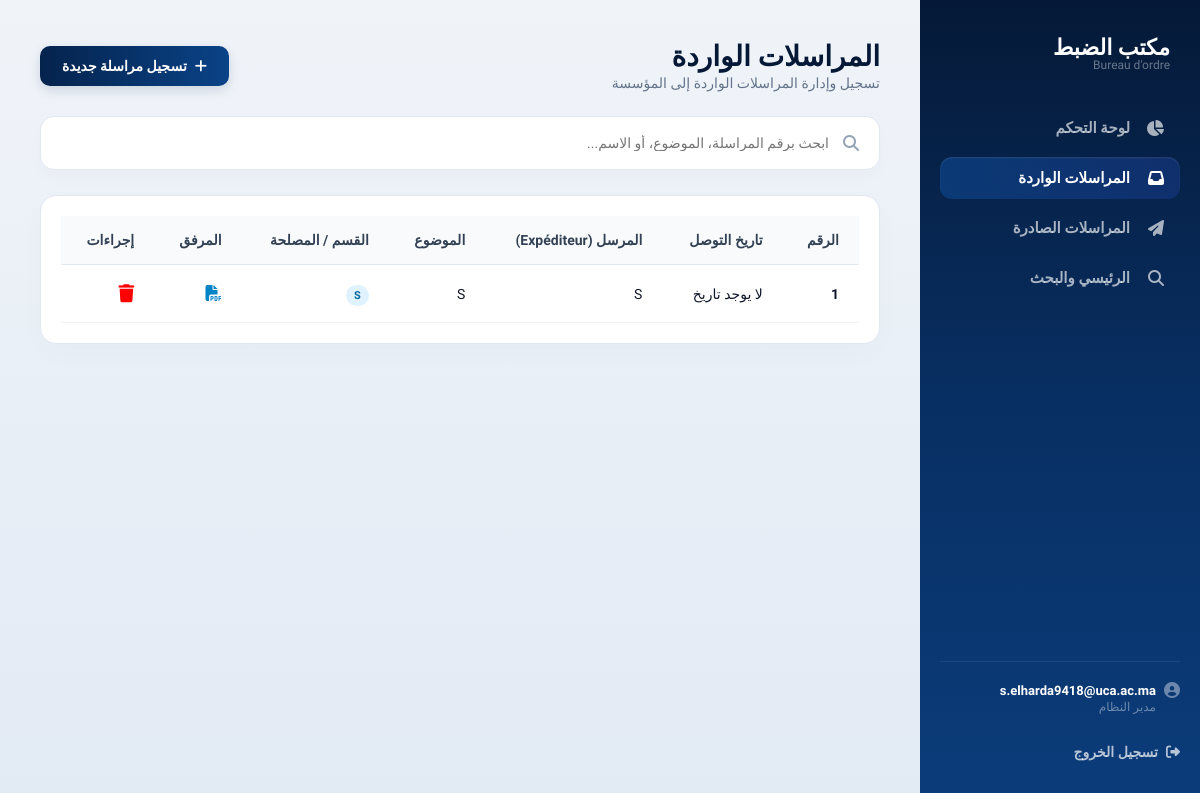
Page /arrivee on the earlier database version.
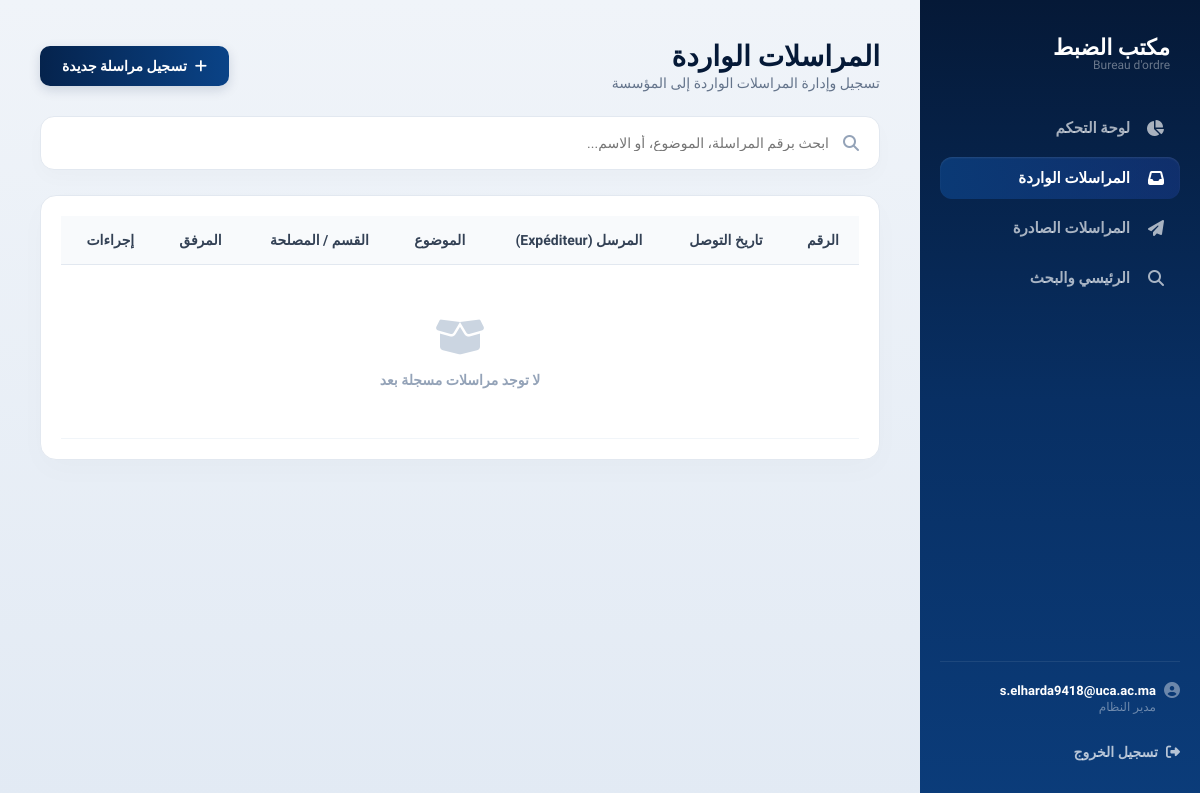
Same page on the later database version.
### app.py (models this page shows)
class Arrivee(db.Model):
    id = db.Column(db.Integer, primary_key=True)
    expediteur = db.Column(db.String(150), nullable=False)
    sujet = db.Column(db.String(255), nullable=False)
    division = db.Column(db.String(150), nullable=False)
    notes = db.Column(db.Text, nullable=True)
    file_path = db.Column(db.String(255), nullable=True)
    date_created = db.Column(db.DateTime, default=db.func.current_timestamp())

### app.py (the view)
@app.route('/arrivee')
def arrivee():
    courriers = Arrivee.query.order_by(Arrivee.id.desc()).all()
    return render_template('arrivee.html', courriers=courriers)

### templates/arrivee.html (shortened to what this page needs)
<!DOCTYPE html>
<html lang="ar" dir="rtl">
<head>
    <link rel="stylesheet" href="https://cdnjs.cloudflare.com/ajax/libs/font-awesome/6.5.0/css/all.min.css"/>
    <link rel="stylesheet" href="{{ url_for('static', filename='style.css') }}" />
</head>
<body>
    <div class="app">
        <aside class="sidebar">
            <div class="logo">
                <h3>مكتب الضبط</h3>
                <span>Bureau d'ordre</span>
            </div>
            <nav>
                <ul>
                    <li><a href="/dashboard"><i class="fas fa-chart-pie"></i> لوحة التحكم</a></li>
                    <li class="active"><a href="/arrivee"><i class="fas fa-inbox"></i> المراسلات الواردة</a></li>
                    <li><a href="/depart"><i class="fas fa-paper-plane"></i> المراسلات الصادرة</a></li>
                    <li><a href="/archive"><i class="fas fa-search"></i> الرئيسي والبحث</a></li>
                </ul>
            </nav>
            <div class="user-card">
                <p><i class="fas fa-user-circle"></i> s.elharda9418@uca.ac.ma</p>
                <span>مدير النظام</span>
                <button onclick="logout()"><i class="fas fa-sign-out-alt"></i> تسجيل الخروج</button>
            </div>
        </aside>
        <main class="main">
            <header class="top-bar">
                <div class="top-bar-text">
                    <h1>المراسلات الواردة</h1>
                    <p>تسجيل وإدارة المراسلات الواردة إلى المؤسسة</p>
                </div>
                <button class="btn-add">
                    <i class="fas fa-plus"></i> تسجيل مراسلة جديدة
                </button>
            </header>
            <div class="search-box">
                <i class="fas fa-search"></i>
                <input type="text" placeholder="ابحث برقم المراسلة، الموضوع، أو الاسم...">
            </div>
            <div class="table-wrapper">
                <table>
                    <thead>
                        <tr>
                            <th>الرقم</th>
                            <th>تاريخ التوصل</th>
                            <th>المرسل (Expéditeur)</th>
                            <th>الموضوع</th>
                            <th>القسم / المصلحة</th>
                            <th>المرفق</th>
                            <th>إجراءات</th>
                        </tr>
                    </thead>
                    <tbody id="arriveeBody">
                        {% if courriers %}
                            {% for courrier in courriers %}
                            <tr>
                                <td><strong>{{ courrier.id }}</strong></td>
                                <td>
                                    {% if courrier.date_created %}
                                        {{ courrier.date_created.strftime('%Y-%m-%d') }}
                                    {% else %}
                                        لا يوجد تاريخ
                                    {% endif %}
                                </td>
                                <td>{{ courrier.expediteur }}</td>
                                <td>{{ courrier.sujet }}</td>
                                <td><span class="badge badge-blue">{{ courrier.division }}</span></td>
                                <td>
                                    {% if courrier.file_path %}
                                        <a href="/uploads/{{ courrier.file_path }}" target="_blank" style="color: #0284c7; font-size: 16px;">
                                            <i class="fas fa-file-pdf"></i>
                                        </a>
                                    {% else %}
                                        <span style="color: #94a3b8;">لا يوجد</span>
                                    {% endif %}
                                </td>
                                <td>
                                      <a href="#"
                                        style="color: red; font-size: 18px;"
                                         onclick="deleteItem('/delete_arrivee/{{ courrier.id }}', this)">
                                               <i class="fas fa-trash"></i>
                                      </a>
                                </td>
                            </tr>
                            {% endfor %}
                        {% else %}
                            <tr>
                                <td colspan="7" class="empty-row">
                                    <div style="font-size: 40px; color: #cbd5e1; margin-bottom: 10px;">
                                        <i class="fas fa-box-open"></i>
                                    </div>
                                    <p>لا توجد مراسلات مسجلة بعد</p>
                                </td>
                            </tr>
                        {% endif %}
                    </tbody>
                </table>
            </div>
        </main>
    </div>
</body>
</html>

### static/style.css (style rules this page uses)
* { margin: 0; padding: 0; box-sizing: border-box; }
body , input ,button , select , textarea { font-family: 'Cairo', 'Tajawal', 'Segoe UI', sans-serif; }
body { font-family: 'Cairo', 'Tajawal', 'Segoe UI', sans-serif; background-color: #f0f4f9; min-height: 100vh; display: flex; justify-content: center; align-items: center; overflow: hidden; }
.app { display: flex; width: 100vw; height: 100vh; overflow: hidden; background-color: #f4f7fc; }
.sidebar { width: 280px; background: linear-gradient(180deg, #051937 0%, #082f63 50%, #0b3c7a 100%); color: #ffffff; display: flex; flex-direction: column; justify-content: space-between; padding: 35px 20px; flex-shrink: 0; }
.sidebar .logo { margin-bottom: 35px; padding-right: 10px; }
.sidebar .logo h3 { font-size: 22px; font-weight: 800; color: #ffffff; }
.sidebar .logo span { font-size: 12px; color: rgba(255, 255, 255, 0.4); display: block; margin-top: -2px; }
.sidebar nav ul { list-style: none; display: flex; flex-direction: column; gap: 8px; }
.sidebar nav ul li a { display: flex; align-items: center; gap: 14px; color: rgba(255, 255, 255, 0.65); text-decoration: none; padding: 12px 16px; border-radius: 12px; font-size: 15px; font-weight: 600; transition: all 0.3s ease; }
.sidebar nav ul li a i { font-size: 16px; width: 20px; }
.sidebar nav ul li.active a { color: #ffffff; background: linear-gradient(90deg, rgba(11, 60, 122, 0.9) 0%, rgba(30, 66, 159, 0.4) 100%); box-shadow: inset 0 1px 2px rgba(255, 255, 255, 0.1); }
.user-card { margin-top: auto; border-top: 1px solid rgba(255, 255, 255, 0.08); padding-top: 20px; }
.user-card p { font-size: 13px; color: #ffffff; display: flex; align-items: center; gap: 8px; font-weight: 600; }
.user-card p i { font-size: 16px; color: rgba(255, 255, 255, 0.4); }
.user-card span { font-size: 12px; color: rgba(255, 255, 255, 0.4); display: block; padding-right: 24px; margin-top: 2px; }
.user-card button { background: transparent; border: none; color: rgba(255, 255, 255, 0.7); font-size: 14px; font-weight: 700; font-family: 'Tajawal', sans-serif; cursor: pointer; display: flex; align-items: center; gap: 8px; margin-top: 25px; padding: 5px 0; transition: color 0.2s; width: 100%; }
.main { flex: 1; padding: 40px; overflow-y: auto; background: linear-gradient(180deg, #f0f4f9 0%, #e2eaf4 100%); display: flex; flex-direction: column; gap: 25px; }
.top-bar { display: flex; justify-content: space-between; align-items: center; }
.top-bar h1 { font-size: 28px; font-weight: 800; color: #051937; }
.top-bar p { font-size: 14px; color: #64748b; margin-top: 2px; }
.btn-add { background: linear-gradient(90deg, #05234d 0%, #0a4387 100%); color: white; border: none; border-radius: 10px; padding: 12px 22px; font-size: 14px; font-weight: 700; font-family: 'Tajawal', sans-serif; cursor: pointer; display: flex; align-items: center; gap: 8px; box-shadow: 0 4px 12px rgba(5, 35, 77, 0.15); transition: all 0.2s ease; }
.search-box { background: #ffffff; border-radius: 14px; padding: 0 20px; display: flex; align-items: center; height: 54px; box-shadow: 0 8px 20px rgba(0, 0, 0, 0.02); border: 1.5px solid #e2e8f0; }
.search-box i { color: #94a3b8; font-size: 16px; margin-left: 14px; }
.search-box input { width: 100%; border: none; outline: none; font-family: 'Tajawal', sans-serif; font-size: 14px; color: #0f172a; background: transparent; }
.table-wrapper { background: #ffffff; border-radius: 16px; box-shadow: 0 10px 30px rgba(0, 0, 0, 0.02); overflow-x: auto; border: 1px solid #e2e8f0; padding: 20px; }
table { width: 100%; border-collapse: collapse; text-align: right; }
thead th { background-color: #f8fafc; color: #334155; font-size: 14px; font-weight: 700; padding: 16px 20px; border-bottom: 1px solid #e2e8f0; }
tbody td { padding: 18px 20px; font-size: 14px; color: #0f172a; border-bottom: 1px solid #f1f5f9; }
.empty-row { text-align: center; padding: 50px 0 !important; color: #94a3b8; background: #ffffff; }
.empty-row p { font-size: 14px; font-weight: 600; }

Differences in the rows shown:
removed Arrivee: id "1", shows "لا يوجد تاريخ", expediteur "S", sujet "S", division "S"
Other differences:
text now shown: "لا توجد مراسلات مسجلة بعد"
